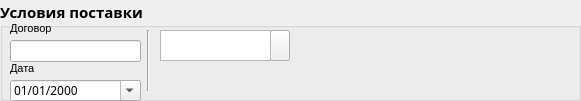
     <widget class="QGroupBox" name="groupBox_12">
      <property name="geometry">
       <rect>
        <x>20</x>
        <y>510</y>
        <width>581</width>
        <height>101</height>
       </rect>
      </property>
      <property name="font">
       <font>
        <family>Arial Black</family>
        <pointsize>11</pointsize>
        <bold>true</bold>
       </font>
      </property>
      <property name="title">
       <string>Условия поставки</string>
      </property>
      <property name="flat">
       <bool>true</bool>
      </property>
      <widget class="QPushButton" name="pushButton_6">
       <property name="geometry">
        <rect>
         <x>270</x>
         <y>30</y>
         <width>20</width>
         <height>31</height>
        </rect>
       </property>
       <property name="font">
        <font>
         <family>MS Shell Dlg 2</family>
         <pointsize>8</pointsize>
         <bold>false</bold>
        </font>
       </property>
       <property name="text">
        <string/>
       </property>
       <property name="icon">
        <iconset>
         <normalon>../pictures/plus.png</normalon>
        </iconset>
       </property>
       <property name="iconSize">
        <size>
         <width>15</width>
         <height>15</height>
        </size>
       </property>
      </widget>
      <widget class="QListWidget" name="listWidget_4">
       <property name="geometry">
        <rect>
         <x>160</x>
         <y>30</y>
         <width>111</width>
         <height>31</height>
        </rect>
       </property>
       <property name="font">
        <font>
         <family>MS Shell Dlg 2</family>
         <pointsize>8</pointsize>
         <bold>false</bold>
        </font>
       </property>
      </widget>
      <widget class="QLabel" name="label_17">
       <property name="geometry">
        <rect>
         <x>10</x>
         <y>20</y>
         <width>51</width>
         <height>16</height>
        </rect>
       </property>
       <property name="font">
        <font>
         <family>MS Shell Dlg 2</family>
         <pointsize>8</pointsize>
         <bold>false</bold>
        </font>
       </property>
       <property name="text">
        <string>Договор</string>
       </property>
       <property name="wordWrap">
        <bool>true</bool>
       </property>
      </widget>
      <widget class="QLineEdit" name="lineEdit_11">
       <property name="geometry">
        <rect>
         <x>10</x>
         <y>40</y>
         <width>131</width>
         <height>22</height>
        </rect>
       </property>
       <property name="font">
        <font>
         <family>Arial Black</family>
         <pointsize>8</pointsize>
         <bold>false</bold>
        </font>
       </property>
      </widget>
      <widget class="QLabel" name="label_18">
       <property name="geometry">
        <rect>
         <x>10</x>
         <y>60</y>
         <width>51</width>
         <height>16</height>
        </rect>
       </property>
       <property name="font">
        <font>
         <family>MS Shell Dlg 2</family>
         <pointsize>8</pointsize>
         <bold>false</bold>
        </font>
       </property>
       <property name="text">
        <string>Дата</string>
       </property>
       <property name="wordWrap">
        <bool>true</bool>
       </property>
      </widget>
      <widget class="QDateEdit" name="dateEdit_2">
       <property name="geometry">
        <rect>
         <x>10</x>
         <y>80</y>
         <width>131</width>
         <height>21</height>
        </rect>
       </property>
       <property name="font">
        <font>
         <family>Arial Black</family>
         <pointsize>9</pointsize>
         <bold>false</bold>
        </font>
       </property>
       <property name="readOnly">
        <bool>false</bool>
       </property>
       <property name="buttonSymbols">
        <enum>QAbstractSpinBox::NoButtons</enum>
       </property>
       <property name="currentSection">
        <enum>QDateTimeEdit::MonthSection</enum>
       </property>
       <property name="displayFormat">
        <string>MM/dd/yyyy</string>
       </property>
       <property name="calendarPopup">
        <bool>true</bool>
       </property>
      </widget>
      <widget class="Line" name="line_2">
       <property name="geometry">
        <rect>
         <x>140</x>
         <y>30</y>
         <width>16</width>
         <height>61</height>
        </rect>
       </property>
       <property name="orientation">
        <enum>Qt::Vertical</enum>
       </property>
      </widget>
     </widget>
